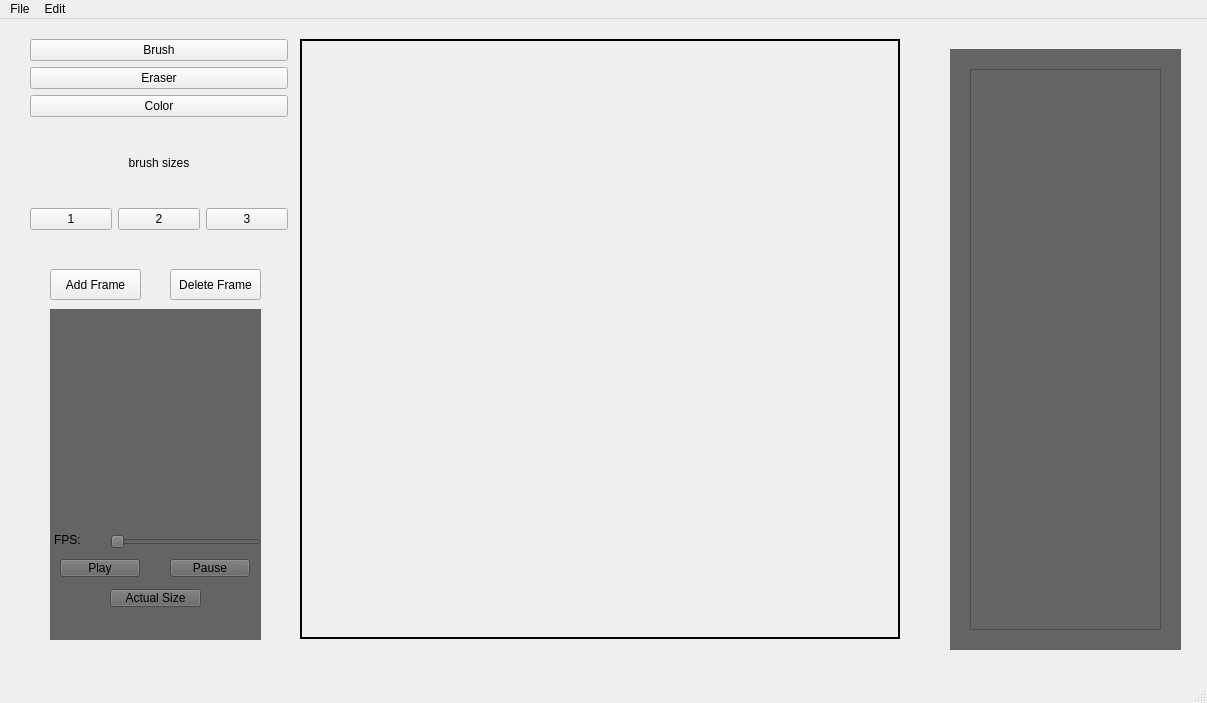
<?xml version="1.0" encoding="UTF-8"?>
<ui version="4.0">
 <class>MainWindow</class>
 <widget class="QMainWindow" name="MainWindow">
  <property name="geometry">
   <rect>
    <x>0</x>
    <y>0</y>
    <width>1207</width>
    <height>703</height>
   </rect>
  </property>
  <property name="windowTitle">
   <string>MainWindow</string>
  </property>
  <widget class="QWidget" name="centralwidget">
   <widget class="QWidget" name="verticalLayoutWidget">
    <property name="geometry">
     <rect>
      <x>30</x>
      <y>20</y>
      <width>258</width>
      <height>191</height>
     </rect>
    </property>
    <layout class="QVBoxLayout" name="verticalLayout">
     <item>
      <widget class="QPushButton" name="brush">
       <property name="text">
        <string>Brush</string>
       </property>
      </widget>
     </item>
     <item>
      <widget class="QPushButton" name="eraser">
       <property name="text">
        <string>Eraser</string>
       </property>
      </widget>
     </item>
     <item>
      <widget class="QPushButton" name="color">
       <property name="text">
        <string>Color</string>
       </property>
      </widget>
     </item>
     <item>
      <widget class="QLabel" name="label_3">
       <property name="text">
        <string>brush sizes</string>
       </property>
       <property name="alignment">
        <set>Qt::AlignCenter</set>
       </property>
      </widget>
     </item>
     <item>
      <layout class="QHBoxLayout" name="horizontalLayout">
       <item>
        <widget class="QPushButton" name="size1">
         <property name="text">
          <string>1</string>
         </property>
        </widget>
       </item>
       <item>
        <widget class="QPushButton" name="size2">
         <property name="text">
          <string>2</string>
         </property>
        </widget>
       </item>
       <item>
        <widget class="QPushButton" name="size3">
         <property name="text">
          <string>3</string>
         </property>
        </widget>
       </item>
      </layout>
     </item>
    </layout>
   </widget>
   <widget class="QWidget" name="frameBox" native="true">
    <property name="geometry">
     <rect>
      <x>50</x>
      <y>290</y>
      <width>211</width>
      <height>331</height>
     </rect>
    </property>
    <property name="styleSheet">
     <string notr="true">background-color:rgb(100,100,100)</string>
    </property>
    <widget class="QSlider" name="fpsSlider">
     <property name="geometry">
      <rect>
       <x>60</x>
       <y>220</y>
       <width>151</width>
       <height>25</height>
      </rect>
     </property>
     <property name="orientation">
      <enum>Qt::Horizontal</enum>
     </property>
    </widget>
    <widget class="QLabel" name="fpsLabel">
     <property name="geometry">
      <rect>
       <x>4</x>
       <y>220</y>
       <width>51</width>
       <height>21</height>
      </rect>
     </property>
     <property name="text">
      <string>FPS:</string>
     </property>
    </widget>
    <widget class="QLabel" name="previewLabel">
     <property name="geometry">
      <rect>
       <x>10</x>
       <y>10</y>
       <width>191</width>
       <height>191</height>
      </rect>
     </property>
     <property name="text">
      <string/>
     </property>
    </widget>
    <widget class="QPushButton" name="playButton">
     <property name="geometry">
      <rect>
       <x>10</x>
       <y>250</y>
       <width>80</width>
       <height>18</height>
      </rect>
     </property>
     <property name="text">
      <string>Play</string>
     </property>
    </widget>
    <widget class="QPushButton" name="pauseButton">
     <property name="geometry">
      <rect>
       <x>120</x>
       <y>250</y>
       <width>80</width>
       <height>18</height>
      </rect>
     </property>
     <property name="text">
      <string>Pause</string>
     </property>
    </widget>
    <widget class="QPushButton" name="sizeButton">
     <property name="geometry">
      <rect>
       <x>60</x>
       <y>280</y>
       <width>91</width>
       <height>18</height>
      </rect>
     </property>
     <property name="text">
      <string>Actual Size</string>
     </property>
    </widget>
   </widget>
   <widget class="QWidget" name="widget_2" native="true">
    <property name="geometry">
     <rect>
      <x>950</x>
      <y>30</y>
      <width>231</width>
      <height>601</height>
     </rect>
    </property>
    <property name="styleSheet">
     <string notr="true">background-color:rgb(100,100,100)</string>
    </property>
    <widget class="QScrollArea" name="frameContainer">
     <property name="geometry">
      <rect>
       <x>20</x>
       <y>20</y>
       <width>191</width>
       <height>561</height>
      </rect>
     </property>
     <property name="widgetResizable">
      <bool>true</bool>
     </property>
     <widget class="QWidget" name="verticalFrameContainer">
      <property name="geometry">
       <rect>
        <x>0</x>
        <y>0</y>
        <width>189</width>
        <height>559</height>
       </rect>
      </property>
      <layout class="QVBoxLayout" name="verticalLayout_2">
       <item>
        <layout class="QVBoxLayout" name="framePlacement"/>
       </item>
      </layout>
     </widget>
    </widget>
   </widget>
   <widget class="Canvas" name="panel">
    <property name="geometry">
     <rect>
      <x>300</x>
      <y>20</y>
      <width>600</width>
      <height>600</height>
     </rect>
    </property>
    <property name="styleSheet">
     <string notr="true">background-color:rgb(0,0,0,0); border: 2px solid black</string>
    </property>
    <property name="text">
     <string/>
    </property>
   </widget>
   <widget class="QPushButton" name="addFrameButton">
    <property name="geometry">
     <rect>
      <x>50</x>
      <y>250</y>
      <width>91</width>
      <height>31</height>
     </rect>
    </property>
    <property name="text">
     <string>Add Frame</string>
    </property>
   </widget>
   <widget class="QPushButton" name="deleteFrameButton">
    <property name="geometry">
     <rect>
      <x>170</x>
      <y>250</y>
      <width>91</width>
      <height>31</height>
     </rect>
    </property>
    <property name="text">
     <string>Delete Frame</string>
    </property>
   </widget>
  </widget>
  <widget class="QMenuBar" name="menubar">
   <property name="geometry">
    <rect>
     <x>0</x>
     <y>0</y>
     <width>1207</width>
     <height>17</height>
    </rect>
   </property>
   <widget class="QMenu" name="menuFile">
    <property name="title">
     <string>File</string>
    </property>
    <addaction name="actionNew"/>
    <addaction name="actionOpen"/>
    <addaction name="actionSave"/>
    <addaction name="actionSave_As"/>
   </widget>
   <widget class="QMenu" name="menuEdit">
    <property name="title">
     <string>Edit</string>
    </property>
    <addaction name="actionUndo"/>
    <addaction name="actionRedo"/>
   </widget>
   <addaction name="menuFile"/>
   <addaction name="menuEdit"/>
  </widget>
  <widget class="QStatusBar" name="statusbar"/>
  <action name="actionOpen">
   <property name="text">
    <string>Open</string>
   </property>
   <property name="shortcut">
    <string>Ctrl+O</string>
   </property>
  </action>
  <action name="actionSave">
   <property name="text">
    <string>Save</string>
   </property>
   <property name="shortcut">
    <string>Ctrl+S</string>
   </property>
  </action>
  <action name="actionNew">
   <property name="text">
    <string>New</string>
   </property>
   <property name="shortcut">
    <string>Ctrl+N</string>
   </property>
  </action>
  <action name="actionLoad">
   <property name="text">
    <string>Load</string>
   </property>
  </action>
  <action name="actionUndo">
   <property name="text">
    <string>Undo</string>
   </property>
   <property name="shortcut">
    <string>Ctrl+Z</string>
   </property>
  </action>
  <action name="actionRedo">
   <property name="text">
    <string>Redo</string>
   </property>
   <property name="shortcut">
    <string>Ctrl+Y</string>
   </property>
  </action>
  <action name="actionSave_As">
   <property name="text">
    <string>Save As ...</string>
   </property>
   <property name="shortcut">
    <string>F12</string>
   </property>
   <property name="menuRole">
    <enum>QAction::TextHeuristicRole</enum>
   </property>
  </action>
 </widget>
 <customwidgets>
  <customwidget>
   <class>Canvas</class>
   <extends>QLabel</extends>
   <header>canvas.h</header>
  </customwidget>
 </customwidgets>
 <resources/>
 <connections/>
</ui>
